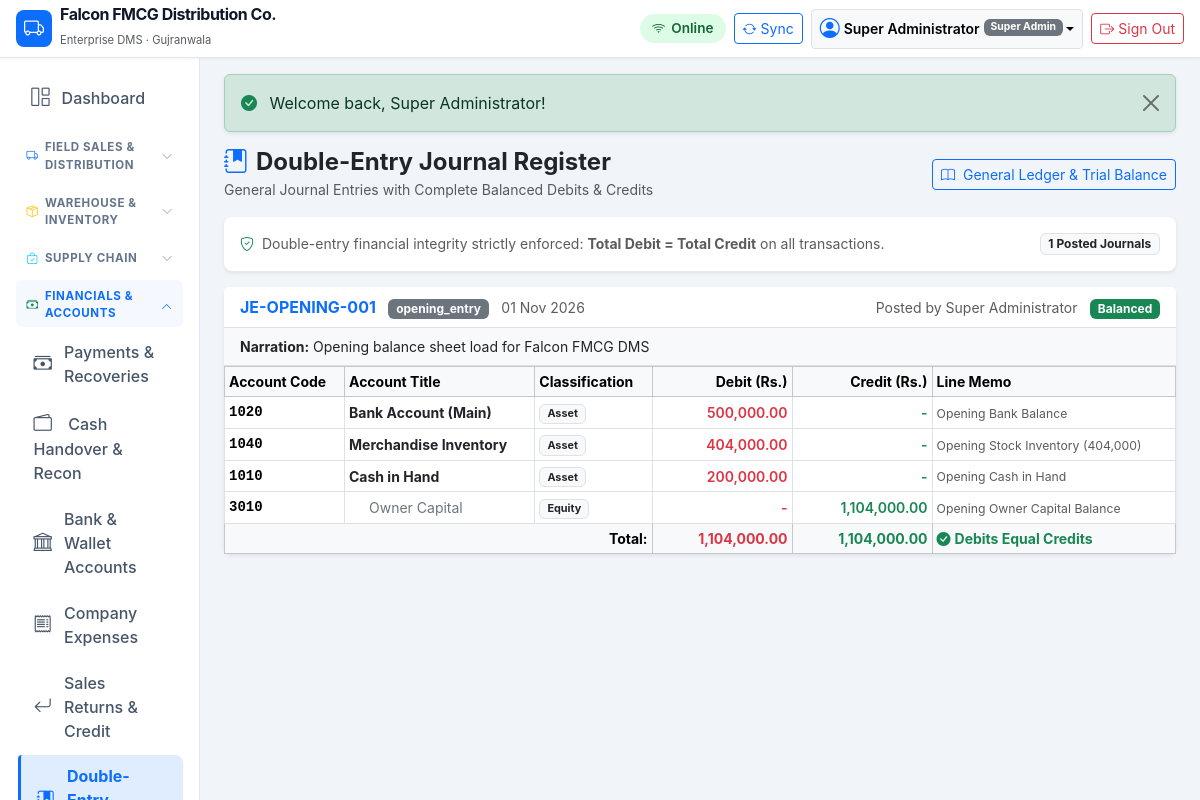
Screenshot of /modules/accounting/index.php (signed in) with the database file from the repository.
### tables this page shows
CREATE TABLE `companies` (
    `id` INT UNSIGNED AUTO_INCREMENT PRIMARY KEY,
    `name` VARCHAR(150) NOT NULL,
    `legal_name` VARCHAR(200) NULL,
    `email` VARCHAR(100) NULL,
    `phone` VARCHAR(50) NULL,
    `address` TEXT NULL,
    `city` VARCHAR(100) DEFAULT 'Gujranwala',
    `ntn` VARCHAR(50) NULL,
    `strn` VARCHAR(50) NULL,
    `currency` VARCHAR(10) DEFAULT 'PKR',
    `currency_symbol` VARCHAR(10) DEFAULT 'Rs.',
    `financial_year_start` DATE NULL,
    `invoice_prefix` VARCHAR(10) DEFAULT 'INV-',
    `purchase_prefix` VARCHAR(10) DEFAULT 'PO-',
    `order_prefix` VARCHAR(10) DEFAULT 'SO-',
    `delivery_prefix` VARCHAR(10) DEFAULT 'DC-',
    `receipt_prefix` VARCHAR(10) DEFAULT 'RCP-',
    `default_warehouse_id` INT UNSIGNED NULL,
    `inventory_valuation` ENUM('WAC', 'FIFO') DEFAULT 'WAC',
    `allow_negative_stock` TINYINT(1) DEFAULT 0,
    `status` ENUM('active', 'inactive') DEFAULT 'active',
    `created_at` TIMESTAMP DEFAULT CURRENT_TIMESTAMP,
    `updated_at` TIMESTAMP DEFAULT CURRENT_TIMESTAMP ON UPDATE CURRENT_TIMESTAMP
);

CREATE TABLE `users` (
    `id` INT UNSIGNED AUTO_INCREMENT PRIMARY KEY,
    `role_id` INT UNSIGNED NOT NULL,
    `username` VARCHAR(80) NOT NULL UNIQUE,
    `password_hash` VARCHAR(255) NOT NULL,
    `full_name` VARCHAR(150) NOT NULL,
    `email` VARCHAR(120) NULL,
    `phone` VARCHAR(50) NULL,
    `status` ENUM('active', 'inactive', 'suspended') DEFAULT 'active',
    `last_login_at` DATETIME NULL,
    `created_at` TIMESTAMP DEFAULT CURRENT_TIMESTAMP,
    `updated_at` TIMESTAMP DEFAULT CURRENT_TIMESTAMP ON UPDATE CURRENT_TIMESTAMP,
    CONSTRAINT `fk_users_role` FOREIGN KEY (`role_id`) REFERENCES `roles` (`id`)
);

CREATE TABLE `roles` (
    `id` INT UNSIGNED AUTO_INCREMENT PRIMARY KEY,
    `name` VARCHAR(100) NOT NULL,
    `slug` VARCHAR(100) NOT NULL UNIQUE,
    `description` VARCHAR(255) NULL,
    `is_system` TINYINT(1) DEFAULT 0,
    `created_at` TIMESTAMP DEFAULT CURRENT_TIMESTAMP
);

CREATE TABLE `journal_entries` (
    `id` INT UNSIGNED AUTO_INCREMENT PRIMARY KEY,
    `entry_number` VARCHAR(50) NOT NULL UNIQUE,
    `entry_date` DATE NOT NULL,
    `reference_type` VARCHAR(50) NOT NULL,  
    `reference_id` INT UNSIGNED NULL,
    `narration` TEXT NOT NULL,
    `total_debit` DECIMAL(14,2) NOT NULL DEFAULT 0.00,
    `total_credit` DECIMAL(14,2) NOT NULL DEFAULT 0.00,
    `posted_by` INT UNSIGNED NULL,
    `status` ENUM('draft', 'posted', 'voided') DEFAULT 'posted',
    `created_at` TIMESTAMP DEFAULT CURRENT_TIMESTAMP,
    CONSTRAINT `fk_je_posted_by` FOREIGN KEY (`posted_by`) REFERENCES `users` (`id`) ON DELETE SET NULL
);

CREATE TABLE `journal_entry_lines` (
    `id` INT UNSIGNED AUTO_INCREMENT PRIMARY KEY,
    `journal_entry_id` INT UNSIGNED NOT NULL,
    `account_id` INT UNSIGNED NOT NULL,
    `debit` DECIMAL(14,2) NOT NULL DEFAULT 0.00,
    `credit` DECIMAL(14,2) NOT NULL DEFAULT 0.00,
    `memo` VARCHAR(255) NULL,
    CONSTRAINT `fk_jel_entry` FOREIGN KEY (`journal_entry_id`) REFERENCES `journal_entries` (`id`) ON DELETE CASCADE,
    CONSTRAINT `fk_jel_account` FOREIGN KEY (`account_id`) REFERENCES `chart_of_accounts` (`id`)
);

CREATE TABLE `chart_of_accounts` (
    `id` INT UNSIGNED AUTO_INCREMENT PRIMARY KEY,
    `code` VARCHAR(50) NOT NULL UNIQUE,
    `name` VARCHAR(150) NOT NULL,
    `group_type` ENUM('Asset', 'Liability', 'Equity', 'Income', 'Contra_Income', 'Expense', 'Cost_Of_Sales') NOT NULL,
    `parent_id` INT UNSIGNED NULL,
    `is_active` TINYINT(1) DEFAULT 1,
    `system_tag` VARCHAR(50) NULL UNIQUE,  
    `created_at` TIMESTAMP DEFAULT CURRENT_TIMESTAMP,
    CONSTRAINT `fk_coa_parent` FOREIGN KEY (`parent_id`) REFERENCES `chart_of_accounts` (`id`) ON DELETE SET NULL
);

### config/database.php (called while the page is built, shortened)
<?php
if (!function_exists('getDatabaseConnection')) {
function getDatabaseConnection(): PDO {
    static $pdo = null;
    if ($pdo === null) {
        $host = '127.0.0.1';
        $port = 3306;
        $db   = 'falcon_dms';
        $user = 'root';
        $pass = '';
        $dsn = "mysql:host={$host};port={$port};dbname={$db};charset=utf8mb4";
        $options = [
            PDO::ATTR_ERRMODE            => PDO::ERRMODE_EXCEPTION,
            PDO::ATTR_DEFAULT_FETCH_MODE => PDO::FETCH_ASSOC,
            PDO::ATTR_EMULATE_PREPARES   => false,
            PDO::MYSQL_ATTR_INIT_COMMAND => "SET NAMES utf8mb4 COLLATE utf8mb4_unicode_ci"
        ];
        try {
            $pdo = new PDO($dsn, $user, $pass, $options);
        } catch (PDOException $e) {
            error_log("Database connection error: " . $e->getMessage());
            die("Database connection failure. Please contact system administrator.");
        }
    }
    return $pdo;
}
}

### includes/functions.php (called while the page is built, shortened)
<?php
function formatMoney(float|int|string|null $amount, bool $showSymbol = true): string {
    $num = (float)($amount ?? 0);
    $formatted = number_format($num, 2, '.', ',');
    return $showSymbol ? DEFAULT_CURRENCY_SYMBOL . ' ' . $formatted : $formatted;
}
function formatDate(?string $date, string $format = 'd M Y'): string {
    return date($format, strtotime($date));
}
function getFlashMessages(): array {
    $messages = $_SESSION['flash'] ?? [];
    return $messages;
}
function getCompanyInfo(PDO $pdo): array {
    static $company = null;
    if ($company === null) {
        $stmt = $pdo->query("SELECT * FROM `companies` WHERE id = 1 LIMIT 1");
        $company = $stmt->fetch() ?: [
            'name' => 'Falcon FMCG Distribution',
            'legal_name' => 'Falcon Distribution Pvt Ltd',
            'currency' => 'PKR',
            'currency_symbol' => 'Rs.',
            'city' => 'Gujranwala',
            'phone' => '+92 300 1234567',
            'email' => 'info@falcon-dist.com'
        ];
    }
    return $company;
}

### includes/auth.php (called while the page is built, shortened)
<?php
function isLoggedIn(): bool {
    return !empty($_SESSION['user_id']) && !empty($_SESSION['logged_in']) && getCurrentUser() !== null;
}
function requireLogin(): void {
    if (!isLoggedIn()) {
        $loginUrl = BASE_URL . '/login.php';
        redirect($loginUrl);
    }
}
function getCurrentUser(): ?array {
    static $currentUser = null;
    if ($currentUser !== null) {
        return $currentUser;
    }
    $pdo = getDatabaseConnection();
    $stmt = $pdo->prepare("
        SELECT u.*, r.name as role_name, r.slug as role_slug
        FROM `users` u
        JOIN `roles` r ON u.role_id = r.id
        WHERE u.id = ? AND u.status = 'active'
        LIMIT 1
    ");
    $stmt->execute([$_SESSION['user_id']]);
    $currentUser = $stmt->fetch() ?: null;
    return $currentUser;
}

### modules/accounting/index.php (the view, shortened to what this page needs)
<?php
requireLogin();
$pdo = getDatabaseConnection();
$entries = $pdo->query("
    SELECT je.*, u.full_name as poster_name
    FROM `journal_entries` je
    LEFT JOIN `users` u ON je.posted_by = u.id
    ORDER BY je.id DESC
    LIMIT 100
")->fetchAll();
require_once dirname(__DIR__, 2) . '/includes/header.php';
?>
<div class="d-flex flex-column flex-md-row justify-content-between align-items-start align-items-md-center mb-3 gap-2">
    <div>
        <h4 class="fw-bold mb-0 text-dark"><i class="bi bi-journal-bookmark-fill text-primary me-2"></i>Double-Entry Journal Register</h4>
        <small class="text-muted">General Journal Entries with Complete Balanced Debits & Credits</small>
    </div>
    <div class="d-flex gap-2">
        <a href="<?= BASE_URL ?>/modules/accounting/ledger.php" class="btn btn-outline-primary btn-sm">
            <i class="bi bi-book me-1"></i> General Ledger & Trial Balance
        </a>
    </div>
</div>
<div class="card border-0 shadow-sm rounded-3 mb-3">
    <div class="card-body p-3">
        <div class="d-flex align-items-center justify-content-between">
            <div class="text-muted small">
                <i class="bi bi-shield-check text-success me-1"></i> Double-entry financial integrity strictly enforced: <strong>Total Debit = Total Credit</strong> on all transactions.
            </div>
            <span class="badge bg-light text-dark border"><?= count($entries) ?> Posted Journals</span>
        </div>
    </div>
</div>
<div class="d-flex flex-column gap-3">
    <?php if (empty($entries)): ?>
        <div class="card border-0 shadow-sm rounded-3 p-4 text-center text-muted">No journal entries posted yet.</div>
    <?php else: ?>
        <?php foreach ($entries as $je): ?>
            <?php
            $linesStmt = $pdo->prepare("
                SELECT jel.*, coa.code as account_code, coa.name as account_name, coa.group_type
                FROM `journal_entry_lines` jel
                JOIN `chart_of_accounts` coa ON jel.account_id = coa.id
                WHERE jel.journal_entry_id = ?
                ORDER BY jel.debit DESC, jel.credit ASC
            ");
            $linesStmt->execute([$je['id']]);
            $lines = $linesStmt->fetchAll();
            ?>
            <div class="card border-0 shadow-sm rounded-3">
                <div class="card-header bg-white py-2 px-3 border-bottom d-flex flex-wrap justify-content-between align-items-center">
                    <div>
                        <span class="fw-bold text-primary me-2"><?= htmlspecialchars($je['entry_number']) ?></span>
                        <span class="badge bg-secondary me-2"><?= htmlspecialchars($je['reference_type']) ?></span>
                        <span class="text-muted small"><?= formatDate($je['entry_date']) ?></span>
                    </div>
                    <div>
                        <small class="text-muted">Posted by <?= htmlspecialchars($je['poster_name'] ?? 'System') ?></small>
                        <span class="badge bg-success ms-2">Balanced</span>
                    </div>
                </div>
                <div class="card-body p-0">
                    <div class="px-3 py-2 small bg-light text-dark border-bottom">
                        <strong>Narration:</strong> <?= htmlspecialchars($je['narration']) ?>
                    </div>
                    <div class="table-responsive">
                        <table class="table table-sm table-bordered align-middle mb-0">
                            <thead class="table-light small">
                                <tr>
                                    <th style="width: 120px;">Account Code</th>
                                    <th>Account Title</th>
                                    <th>Classification</th>
                                    <th class="text-end" style="width: 140px;">Debit (Rs.)</th>
                                    <th class="text-end" style="width: 140px;">Credit (Rs.)</th>
                                    <th>Line Memo</th>
                                </tr>
                            </thead>
                            <tbody class="small">
                                <?php foreach ($lines as $line): ?>
                                    <tr>
                                        <td class="font-monospace fw-semibold"><?= htmlspecialchars($line['account_code']) ?></td>
                                        <td class="<?= $line['credit'] > 0 ? 'ps-4 text-secondary' : 'fw-bold text-dark' ?>">
                                            <?= htmlspecialchars($line['account_name']) ?>
                                        </td>
                                        <td><span class="badge bg-light text-dark border" style="font-size: 0.68rem;"><?= htmlspecialchars($line['group_type']) ?></span></td>
                                        <td class="text-end fw-semibold text-danger">
                                            <?= $line['debit'] > 0 ? formatMoney($line['debit'], false) : '-' ?>
                                        </td>
                                        <td class="text-end fw-semibold text-success">
                                            <?= $line['credit'] > 0 ? formatMoney($line['credit'], false) : '-' ?>
                                        </td>
                                        <td><small class="text-muted"><?= htmlspecialchars($line['memo'] ?? '') ?></small></td>
                                    </tr>
                                <?php endforeach; ?>
                            </tbody>
                            <tfoot class="table-light small fw-bold">
                                <tr>
                                    <td colspan="3" class="text-end">Total:</td>
                                    <td class="text-end text-danger"><?= formatMoney($je['total_debit'], false) ?></td>
                                    <td class="text-end text-success"><?= formatMoney($je['total_credit'], false) ?></td>
                                    <td class="text-success"><i class="bi bi-check-circle-fill me-1"></i>Debits Equal Credits</td>
                                </tr>
                            </tfoot>
                        </table>
                    </div>
                </div>
            </div>
        <?php endforeach; ?>
    <?php endif; ?>
</div>
<?php require_once dirname(__DIR__, 2) . '/includes/footer.php'; ?>

### includes/header.php (shortened to what this page needs)
<?php
$currentUser = getCurrentUser();
$company = getCompanyInfo(getDatabaseConnection());
?>
<!DOCTYPE html>
<html lang="en">
<head>
    <link rel="stylesheet" href="<?= BASE_URL ?>/assets/vendor/bootstrap/bootstrap.min.css">
    <link rel="stylesheet" href="<?= BASE_URL ?>/assets/vendor/bootstrap-icons/bootstrap-icons.min.css">
    <link rel="stylesheet" href="<?= BASE_URL ?>/assets/css/app.css">
</head>
<body>
<header class="navbar navbar-expand-lg navbar-dms sticky-top px-3 py-2">
    <div class="container-fluid p-0">
        <a class="navbar-brand d-flex align-items-center me-3" href="<?= BASE_URL ?>/dashboard.php">
            <span class="badge bg-primary me-2 p-2 rounded-3"><i class="bi bi-truck fs-5"></i></span>
            <div>
                <div class="brand-text fs-6 lh-1"><?= htmlspecialchars($company['name'] ?? APP_NAME) ?></div>
                <small class="text-muted" style="font-size: 0.7rem;">Enterprise DMS · <?= htmlspecialchars($company['city'] ?? 'Gujranwala') ?></small>
            </div>
        </a>
        <div class="d-flex align-items-center ms-auto gap-2">
            <span id="dms-network-pill" class="sync-indicator-banner sync-online">
            </span>
            <button id="dms-sync-btn" class="btn btn-sm btn-outline-primary d-flex align-items-center" title="Sync Offline Data">
                <i class="bi bi-arrow-repeat me-1"></i>
                <span class="d-none d-sm-inline">Sync</span>
            </button>
            <?php if ($currentUser): ?>
            <div class="dropdown">
                <button class="btn btn-sm btn-light border dropdown-toggle d-flex align-items-center" type="button" data-bs-toggle="dropdown" aria-expanded="false">
                    <i class="bi bi-person-circle fs-5 me-1 text-primary"></i>
                    <span class="d-none d-md-inline fw-semibold me-1"><?= htmlspecialchars($currentUser['full_name']) ?></span>
                    <span class="badge bg-secondary" style="font-size: 0.65rem;"><?= htmlspecialchars($currentUser['role_name']) ?></span>
                </button>
            </div>
            <a href="<?= BASE_URL ?>/logout.php" class="btn btn-sm btn-outline-danger d-flex align-items-center" title="Sign Out">
                <i class="bi bi-box-arrow-right me-1"></i>
                <span class="d-none d-sm-inline">Sign Out</span>
            </a>
            <?php endif; ?>
        </div>
    </div>
</header>
<div class="container-fluid dms-layout-container">
    <div class="row g-0 h-100">
        <?php if ($currentUser): ?>
            <?php require_once BASE_PATH . '/includes/sidebar.php'; ?>
            <main class="col-md-9 ms-sm-auto col-lg-10 px-md-4 py-3 dms-main-content">
        <?php else: ?>
            <main class="col-12 px-3 py-4 dms-main-content">
        <?php endif; ?>
        <?php $flashes = getFlashMessages(); ?>
        <?php if (!empty($flashes)): ?>
            <div class="flash-container mb-3">
                <?php foreach ($flashes as $flash): ?>
                    <div class="alert alert-<?= $flash['type'] === 'error' ? 'danger' : htmlspecialchars($flash['type']) ?> alert-dismissible fade show alert-auto-dismiss shadow-sm" role="alert">
                        <i class="bi <?= $flash['type'] === 'error' ? 'bi-exclamation-triangle-fill text-danger' : 'bi-check-circle-fill text-success' ?> me-2"></i>
                        <?= htmlspecialchars($flash['message']) ?>
                        <button type="button" class="btn-close" data-bs-dismiss="alert" aria-label="Close"></button>
                    </div>
                <?php endforeach; ?>
            </div>
        <?php endif; ?>

### rows the page displays
companies: name "Falcon FMCG Distribution Co.", city "Gujranwala"
users: full_name "Super Administrator", role.name "Super Admin"
journal_entries: entry_number "JE-OPENING-001", reference_type "opening_entry", entry_date "01 Nov 2026", posted_by.full_name "Super Administrator", narration "Opening balance sheet load for Falcon FMCG DMS", total_debit "1,104,000.00", total_credit "1,104,000.00"
journal_entry_lines: account.code "1020", account.name "Bank Account (Main)", account.group_type "Asset", debit "500,000.00", memo "Opening Bank Balance"
journal_entry_lines: account.code "1040", account.name "Merchandise Inventory", account.group_type "Asset", debit "404,000.00", memo "Opening Stock Inventory (404,000)"
journal_entry_lines: account.code "1010", account.name "Cash in Hand", account.group_type "Asset", debit "200,000.00", memo "Opening Cash in Hand"
journal_entry_lines: account.code "3010", account.name "Owner Capital", account.group_type "Equity", credit "1,104,000.00", memo "Opening Owner Capital Balance"

### other values shown
$flash['message'] "Welcome back, Super Administrator!"
count($entries) "1"
